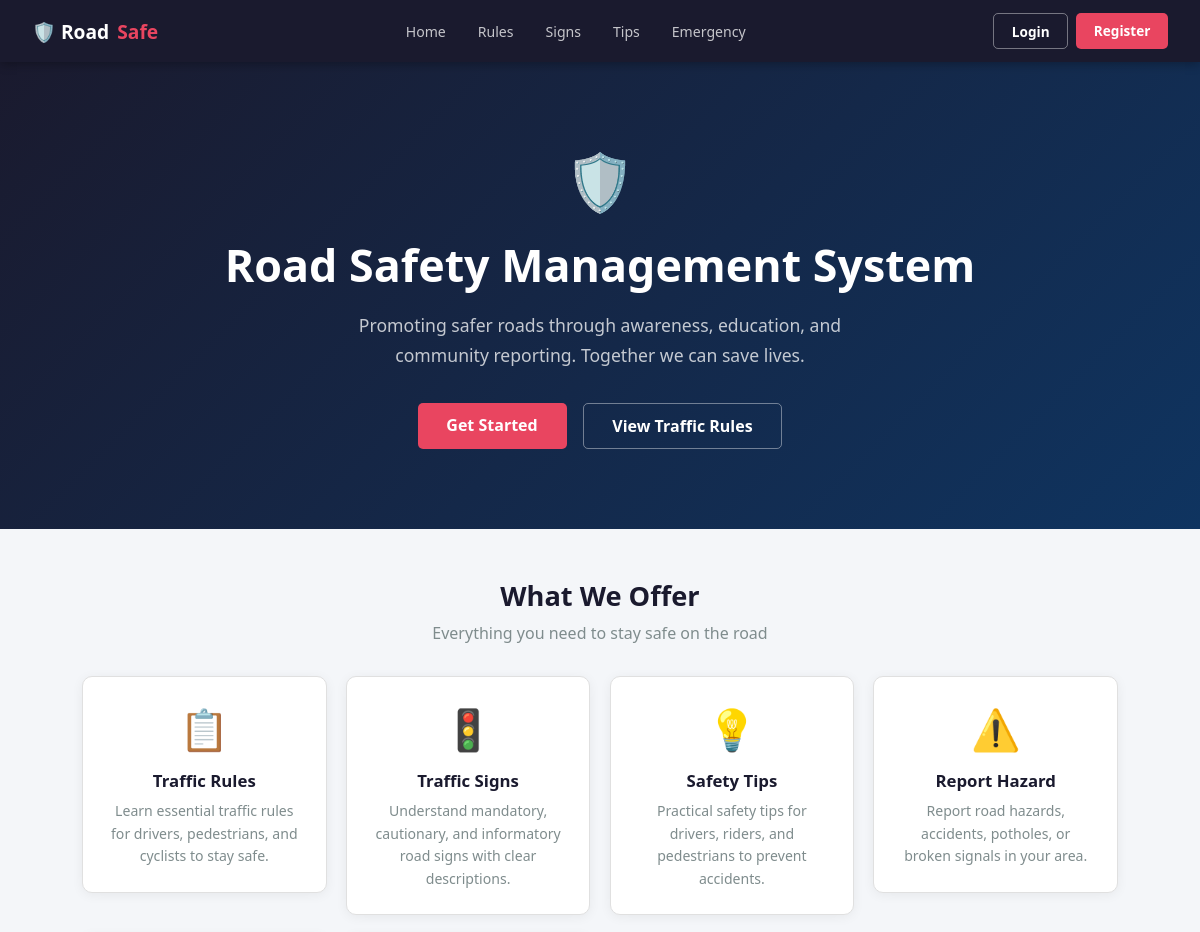
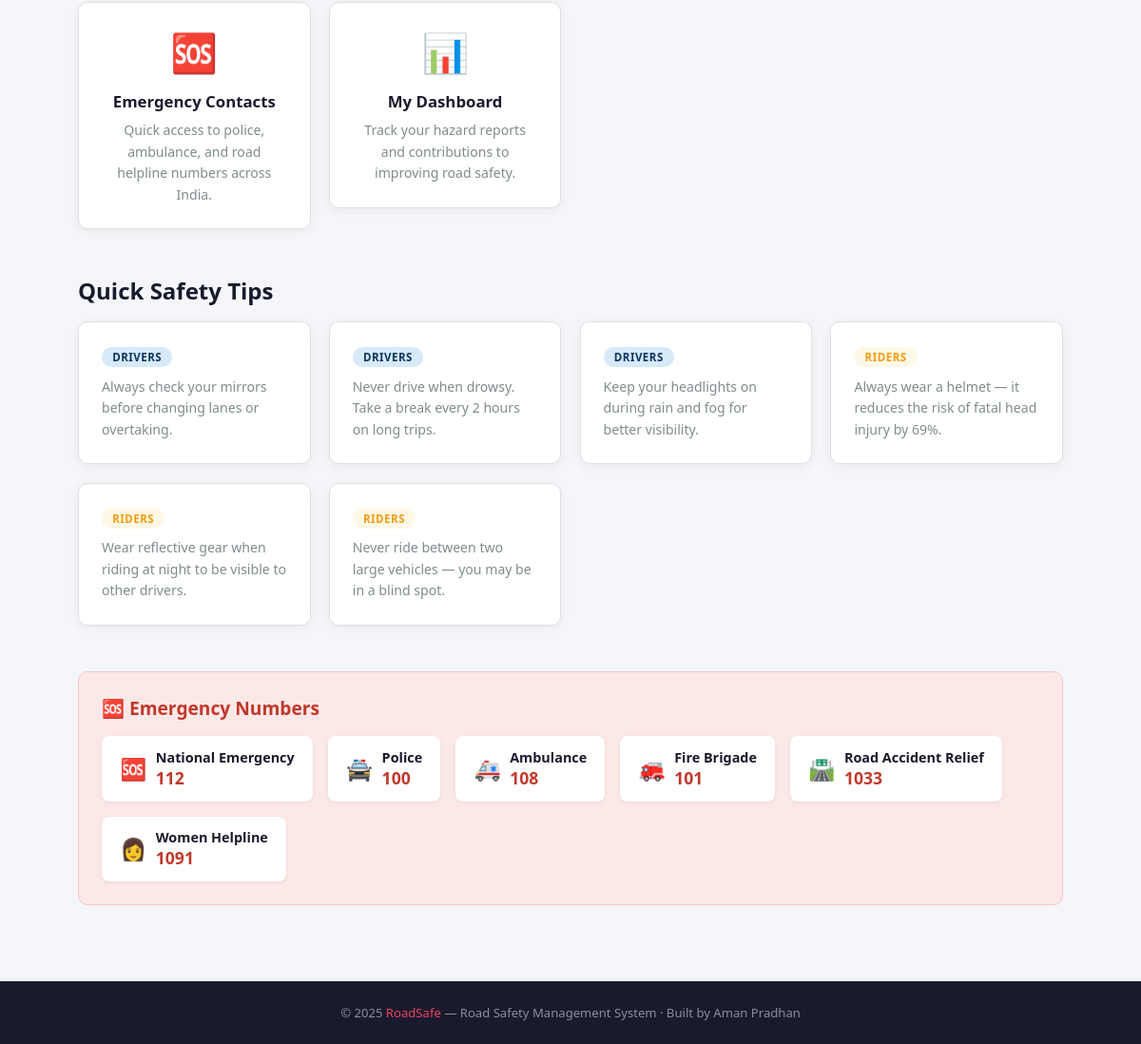
The page / on the database its author committed (2 pictures, top to bottom).
### safety/models.py (models this page shows, shortened)
class SafetyTip(models.Model):
    AUDIENCE_CHOICES = [
        ('driver', 'Drivers'),
        ('rider', 'Riders'),
        ('pedestrian', 'Pedestrians'),
    ]
    tip = models.TextField()
    audience = models.CharField(max_length=50, choices=AUDIENCE_CHOICES, default='driver')

class EmergencyContact(models.Model):
    name = models.CharField(max_length=200)
    number = models.CharField(max_length=20)
    description = models.CharField(max_length=300)
    emoji = models.CharField(max_length=10, default='📞')

### safety/views.py (the view)
# urls.py: path('', views.home, name='home'),
def home(request):
    tips = SafetyTip.objects.all()[:6]
    contacts = EmergencyContact.objects.all()
    return render(request, 'safety/home.html', {'tips': tips, 'contacts': contacts})

### safety/templates/safety/home.html (shortened to what this page needs)
{% extends 'safety/base.html' %}
{% block content %}
<div style="background: linear-gradient(135deg, #1A1A2E 0%, #0F3460 100%); color: white; padding: 5rem 2rem; text-align: center;">
  <div style="font-size: 3.5rem; margin-bottom: 1rem;">🛡️</div>
  <h1 style="font-size: 2.8rem; font-weight: 800; margin-bottom: 1rem;">Road Safety Management System</h1>
  <p style="font-size: 1.1rem; color: rgba(255,255,255,0.75); max-width: 560px; margin: 0 auto 2rem; line-height: 1.7;">
    Promoting safer roads through awareness, education, and community reporting. Together we can save lives.
  </p>
  <div style="display:flex; gap:1rem; justify-content:center; flex-wrap:wrap;">
    {% if user.is_authenticated %}
      <a href="/report-hazard/" class="btn btn-accent" style="font-size:1rem; padding:0.7rem 1.8rem;">Report a Hazard</a>
      <a href="/dashboard/" class="btn btn-outline-w" style="font-size:1rem; padding:0.7rem 1.8rem;">My Dashboard</a>
    {% else %}
      <a href="/register/" class="btn btn-accent" style="font-size:1rem; padding:0.7rem 1.8rem;">Get Started</a>
      <a href="/traffic-rules/" class="btn btn-outline-w" style="font-size:1rem; padding:0.7rem 1.8rem;">View Traffic Rules</a>
    {% endif %}
  </div>
</div>
<div class="container">
  <h2 style="text-align:center; font-size:1.7rem; margin-bottom:0.5rem; margin-top:1rem;">What We Offer</h2>
  <p style="text-align:center; color:#7F8C8D; margin-bottom:2rem;">Everything you need to stay safe on the road</p>
  <div class="grid-3">
    <a href="/traffic-rules/" style="text-decoration:none;">
      <div class="card" style="text-align:center; cursor:pointer; transition: transform .2s;" onmouseover="this.style.transform='translateY(-4px)'" onmouseout="this.style.transform='translateY(0)'">
        <div style="font-size:2.5rem; margin-bottom:0.8rem;">📋</div>
        <h3>Traffic Rules</h3>
        <p>Learn essential traffic rules for drivers, pedestrians, and cyclists to stay safe.</p>
      </div>
    </a>
    <a href="/traffic-signs/" style="text-decoration:none;">
      <div class="card" style="text-align:center; cursor:pointer; transition: transform .2s;" onmouseover="this.style.transform='translateY(-4px)'" onmouseout="this.style.transform='translateY(0)'">
        <div style="font-size:2.5rem; margin-bottom:0.8rem;">🚦</div>
        <h3>Traffic Signs</h3>
        <p>Understand mandatory, cautionary, and informatory road signs with clear descriptions.</p>
      </div>
    </a>
    <a href="/safety-tips/" style="text-decoration:none;">
      <div class="card" style="text-align:center; cursor:pointer; transition: transform .2s;" onmouseover="this.style.transform='translateY(-4px)'" onmouseout="this.style.transform='translateY(0)'">
        <div style="font-size:2.5rem; margin-bottom:0.8rem;">💡</div>
        <h3>Safety Tips</h3>
        <p>Practical safety tips for drivers, riders, and pedestrians to prevent accidents.</p>
      </div>
    </a>
    <a href="/report-hazard/" style="text-decoration:none;">
      <div class="card" style="text-align:center; cursor:pointer; transition: transform .2s;" onmouseover="this.style.transform='translateY(-4px)'" onmouseout="this.style.transform='translateY(0)'">
        <div style="font-size:2.5rem; margin-bottom:0.8rem;">⚠️</div>
        <h3>Report Hazard</h3>
        <p>Report road hazards, accidents, potholes, or broken signals in your area.</p>
      </div>
    </a>
    <a href="/emergency-contacts/" style="text-decoration:none;">
      <div class="card" style="text-align:center; cursor:pointer; transition: transform .2s;" onmouseover="this.style.transform='translateY(-4px)'" onmouseout="this.style.transform='translateY(0)'">
        <div style="font-size:2.5rem; margin-bottom:0.8rem;">🆘</div>
        <h3>Emergency Contacts</h3>
        <p>Quick access to police, ambulance, and road helpline numbers across India.</p>
      </div>
    </a>
    <a href="/dashboard/" style="text-decoration:none;">
      <div class="card" style="text-align:center; cursor:pointer; transition: transform .2s;" onmouseover="this.style.transform='translateY(-4px)'" onmouseout="this.style.transform='translateY(0)'">
        <div style="font-size:2.5rem; margin-bottom:0.8rem;">📊</div>
        <h3>My Dashboard</h3>
        <p>Track your hazard reports and contributions to improving road safety.</p>
      </div>
    </a>
  </div>
  {% if tips %}
  <h2 style="font-size:1.5rem; margin: 3rem 0 1rem;">Quick Safety Tips</h2>
  <div class="grid-3">
    {% for tip in tips %}
    <div class="card">
      <span class="badge badge-{% if tip.audience == 'driver' %}blue{% elif tip.audience == 'rider' %}yellow{% else %}green{% endif %}" style="margin-bottom:0.6rem;">{{ tip.get_audience_display }}</span>
      <p>{{ tip.tip }}</p>
    </div>
    {% endfor %}
  </div>
  {% endif %}
  {% if contacts %}
  <div style="background: #fde8e8; border: 1px solid #f5c6cb; border-radius: 10px; padding: 1.5rem; margin-top: 3rem;">
    <h2 style="color:#C0392B; margin-bottom:1rem; font-size:1.2rem;">🆘 Emergency Numbers</h2>
    <div style="display:flex; flex-wrap:wrap; gap:1rem;">
      {% for c in contacts %}
      <div style="background:white; border-radius:8px; padding:0.8rem 1.2rem; display:flex; align-items:center; gap:0.6rem; box-shadow:0 1px 4px rgba(0,0,0,0.08);">
        <span style="font-size:1.4rem;">{{ c.emoji }}</span>
        <div>
          <div style="font-weight:700; font-size:0.9rem;">{{ c.name }}</div>
          <div style="color:#C0392B; font-weight:800; font-size:1.1rem;">{{ c.number }}</div>
        </div>
      </div>
      {% endfor %}
    </div>
  </div>
  {% endif %}
</div>
{% endblock %}

### safety/templates/safety/base.html (shortened to what this page needs)
<!DOCTYPE html>
<html lang="en">
<head>
</head>
<body>
<nav>
  <a href="/" class="nav-brand">🛡️ Road<span>Safe</span></a>
  <div class="nav-links">
    <a href="/">Home</a>
    <a href="/traffic-rules/">Rules</a>
    <a href="/traffic-signs/">Signs</a>
    <a href="/safety-tips/">Tips</a>
    <a href="/emergency-contacts/">Emergency</a>
  </div>
  <div class="nav-auth">
    {% if user.is_authenticated %}
      <span style="color:rgba(255,255,255,0.6);font-size:0.85rem;align-self:center;">Hi, {{ user.first_name|default:user.username }}</span>
      <a href="/logout/" class="btn btn-outline-w">Logout</a>
    {% else %}
      <a href="/login/" class="btn btn-outline-w">Login</a>
      <a href="/register/" class="btn btn-accent">Register</a>
    {% endif %}
  </div>
</nav>
{% block content %}{% endblock %}
<footer>
  © 2025 <span>RoadSafe</span> — Road Safety Management System · Built by Aman Pradhan
</footer>
</body>
</html>

### safety/templates/safety/base.html (style rules this page uses)
*, *::before, *::after { box-sizing: border-box; margin: 0; padding: 0; }
:root { --red: #C0392B; --dark: #1A1A2E; --navy: #16213E; --blue: #0F3460; --accent: #E94560; --green: #27AE60; --yellow: #F39C12; --white: #FFFFFF; --light: #F4F6F9; --muted: #7F8C8D; --border: #E0E0E0; }
body { font-family: 'Segoe UI', sans-serif; background: var(--light); color: var(--dark); }
nav { background: var(--dark); padding: 0 2rem; height: 62px; display: flex; align-items: center; justify-content: space-between; position: sticky; top: 0; z-index: 100; box-shadow: 0 2px 10px rgba(0,0,0,0.3); }
.nav-brand { font-size: 1.2rem; font-weight: 700; color: var(--white); text-decoration: none; display: flex; align-items: center; gap: 0.5rem; }
.nav-brand span { color: var(--accent); }
.nav-links { display: flex; align-items: center; gap: 0.2rem; }
.nav-links a { color: rgba(255,255,255,0.75); text-decoration: none; padding: 0.4rem 0.9rem; border-radius: 5px; font-size: 0.88rem; transition: background .2s, color .2s; }
.nav-auth { display: flex; gap: 0.5rem; }
.btn { padding: 0.45rem 1.1rem; border-radius: 5px; font-size: 0.85rem; font-weight: 600; cursor: pointer; border: none; text-decoration: none; display: inline-block; transition: opacity .2s; }
.btn-accent { background: var(--accent); color: var(--white); }
.btn-outline-w { background: transparent; color: var(--white); border: 1.5px solid rgba(255,255,255,0.4); }
.container { max-width: 1100px; margin: 0 auto; padding: 2rem; }
.card { background: var(--white); border-radius: 10px; padding: 1.5rem; box-shadow: 0 2px 12px rgba(0,0,0,0.06); border: 1px solid var(--border); }
.card h3 { font-size: 1.05rem; margin-bottom: 0.5rem; color: var(--dark); }
.card p { font-size: 0.88rem; color: var(--muted); line-height: 1.6; }
.grid-3 { display: grid; grid-template-columns: repeat(auto-fill, minmax(220px,1fr)); gap: 1.2rem; }
.badge { display: inline-block; padding: 0.2rem 0.7rem; border-radius: 20px; font-size: 0.72rem; font-weight: 700; text-transform: uppercase; letter-spacing: 0.5px; }
.badge-yellow { background: #fef9e7; color: var(--yellow); }
.badge-blue { background: #d6eaf8; color: var(--blue); }
footer { background: var(--dark); color: rgba(255,255,255,0.5); text-align: center; padding: 1.5rem; font-size: 0.82rem; margin-top: 3rem; }
footer span { color: var(--accent); }

### rows shown on the page
SafetyTip: audience "DRIVERS", tip "Always check your mirrors before changing lanes or overtaking."
SafetyTip: audience "DRIVERS", tip "Never drive when drowsy. Take a break every 2 hours on long trips."
SafetyTip: audience "DRIVERS", tip "Keep your headlights on during rain and fog for better visibility."
SafetyTip: audience "RIDERS", tip "Always wear a helmet — it reduces the risk of fatal head injury by 69%."
SafetyTip: audience "RIDERS", tip "Wear reflective gear when riding at night to be visible to other drivers."
SafetyTip: audience "RIDERS", tip "Never ride between two large vehicles — you may be in a blind spot."
EmergencyContact: emoji "🆘", name "National Emergency", number "112"
EmergencyContact: emoji "🚔", name "Police", number "100"
EmergencyContact: emoji "🚑", name "Ambulance", number "108"
EmergencyContact: emoji "🚒", name "Fire Brigade", number "101"
EmergencyContact: emoji "🛣️", name "Road Accident Relief", number "1033"
EmergencyContact: emoji "👩", name "Women Helpline", number "1091"
